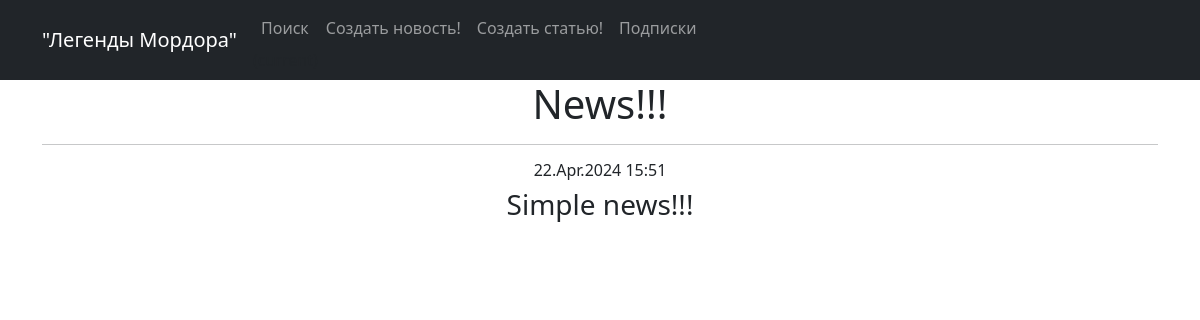
The app's page /news/19, older data.
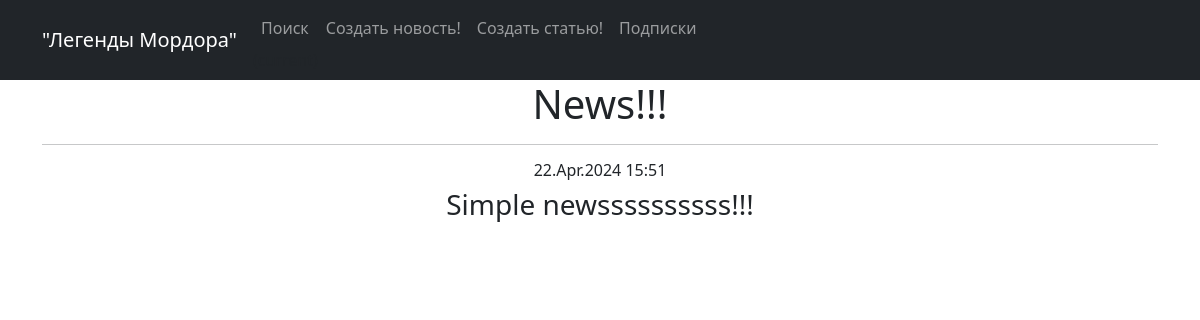
The same page, newer data.
### news/models.py (models this page shows, shortened)
class Post(models.Model):
    post_author = models.ForeignKey(Author, on_delete=models.CASCADE)
    NEWS = 'NW'
    ARTICLE = 'AR'
    CATEGORY_CHOICES = [
        (NEWS, 'NW'),
        (ARTICLE, 'AR'),
    ]
    category_type = models.CharField(max_length=2, choices=CATEGORY_CHOICES, default=ARTICLE)
    creation_date = models.DateTimeField(auto_now_add=True)
    category_post = models.ManyToManyField(Category, through='PostCategory')
    title = models.CharField(max_length=128)
    content = models.TextField()
    rating = models.SmallIntegerField(default=0)

### news/views.py (the view)
# urls.py: path('<int:pk>', PostsDetail.as_view(), name='post_detail'),
class PostsDetail(DetailView):
    model = Post
    template_name = 'post.html'
    context_object_name = 'post'

### news/templatetags/custom_filters.py (called while the page is built)
@register.filter(name='censor')
def censor(value):
    for s_w in stop_word:
        if isinstance(value, str):
            value = value.replace(s_w[1:], "*" * 5)
        else:
            raise ValueError(f'Ошибка! Тип {type(value)} не подходит!')
    return value

### templates/post.html
{% extends 'flatpages/default.html' %}
{% load custom_filters %}
{% block title %}
<h1>{{ post.title|censor }}</h1>
<hr>
{% endblock title %}
{% block content %}
<h6>{{ post.creation_date|date:'d.M.Y H:i' }}</h6>
<h3>{{ post.content|censor }}</h3>
{% endblock content %}

Row changes from the older to the newer data that the page shows:
changed Post "News!!!": content|censor "Simple news!!!" → "Simple newssssssssss!!!"
